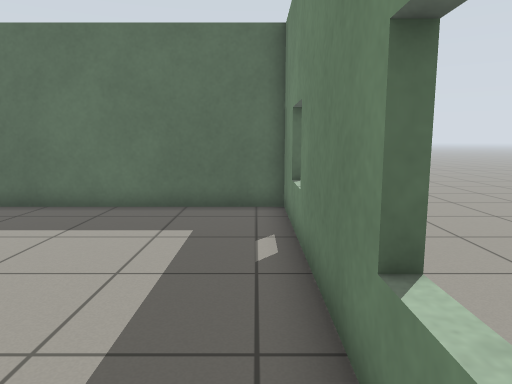
View 1 (above)

17 first-person views from a walk through a Gazebo world. The camera is 0.94 m above the floor, tilts 8° down and sees 70° across. The floor is counted in squares, 0.5 m on a side. Each view is taken from the middle of a square. On the plan, view 1 faces up. The plan holds only what a view shows up to about 18 squares ahead; the rest is blank.

View 2
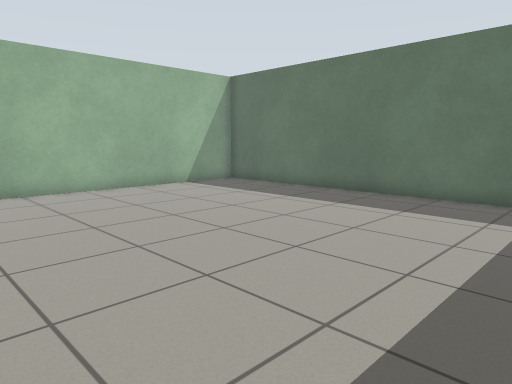

View 3
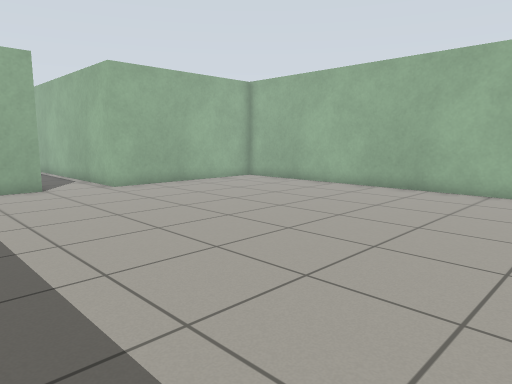

View 4
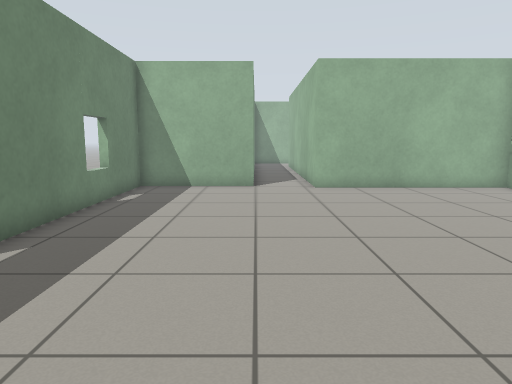

View 5
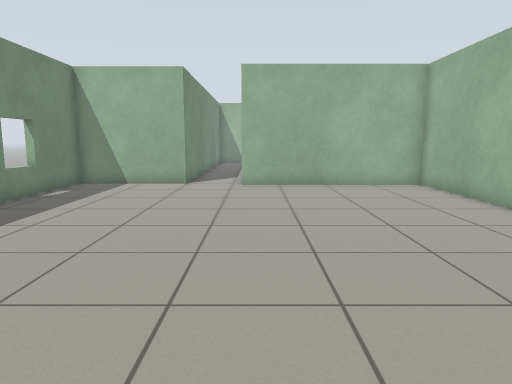

View 6
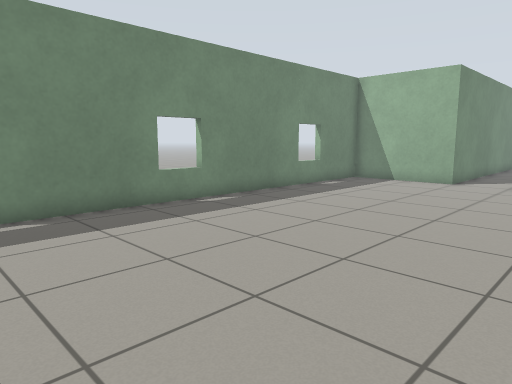

View 7
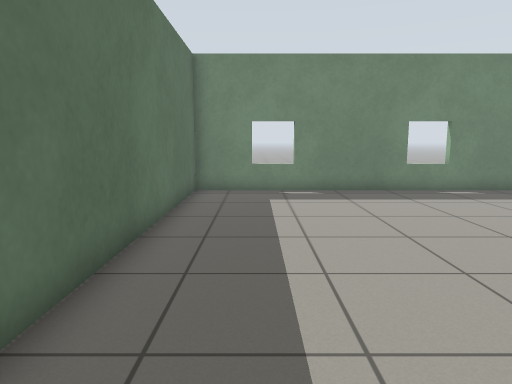

View 8
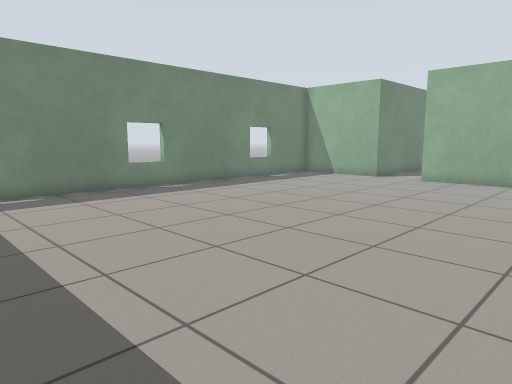

View 9
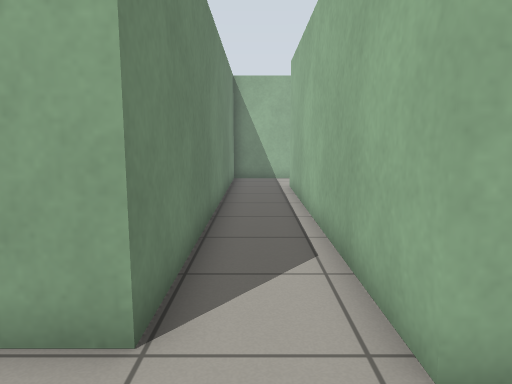

View 10
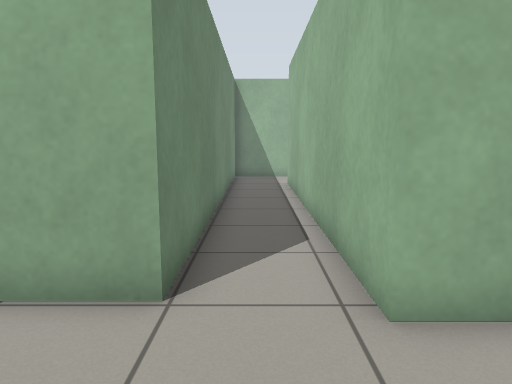

View 11
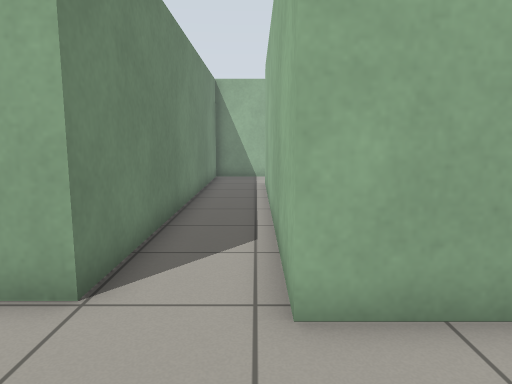

View 12
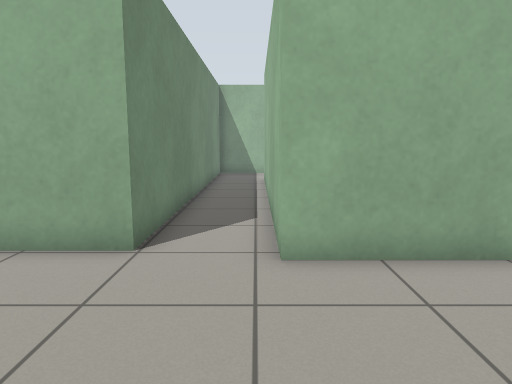

View 13
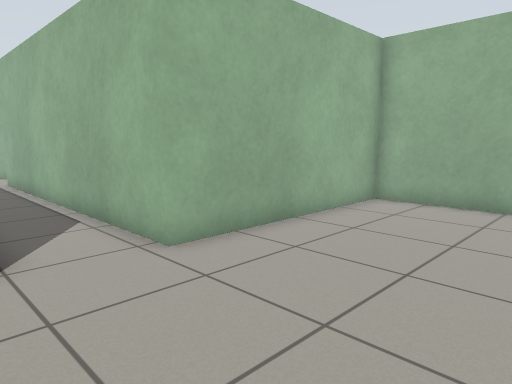

View 14
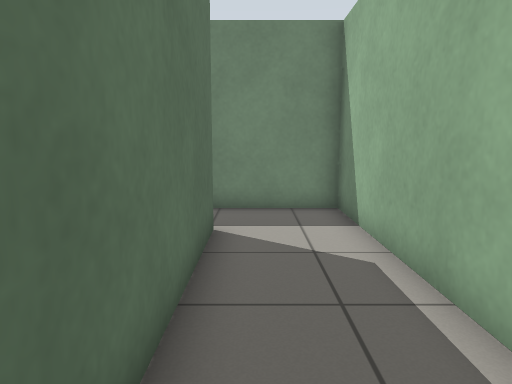

View 15
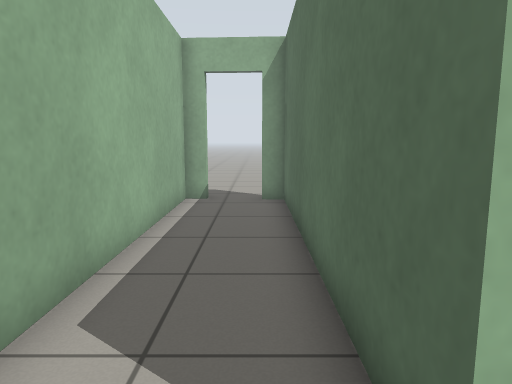

View 16
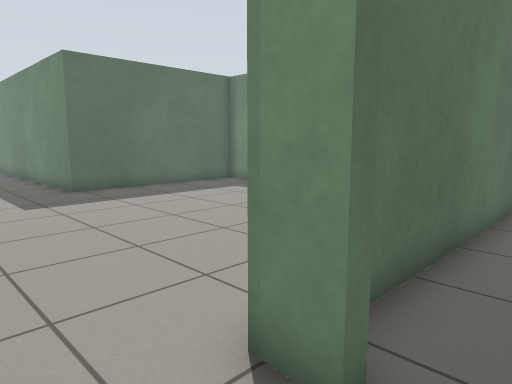

View 17
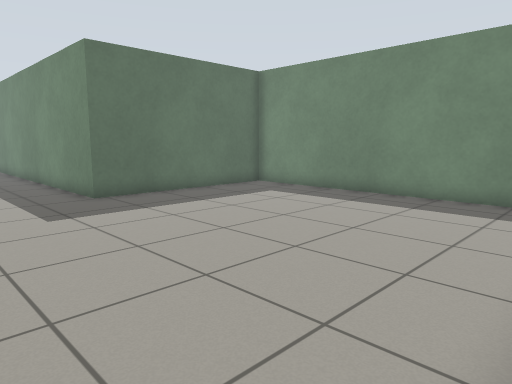

### Floor plan
Points are (right, up) in squares from view 1. A wall is a line through its corners. A room is listed if a view was taken in it or the views show most of it. See-through windows are left out.
Room 1 (views 1, 2, 3, 4, 5, 6, 7, 8, 9, 10, 11, 12, 13)
walls: (-3.9, -9.1) (0.8, -9.1) (0.8, 10.3) (-13.8, 10.3); (-14.1, 10) (-14.1, -8.6) (-6.4, -8.6)
ways out: opening at (-5, -9) to room 2
Room 2 (views 14, 15)
walls: (-16.8, -24.3) (-3.9, -24.3) (-3.9, -9.1); (-6.4, -8.6) (-6.4, -21.1) (-16.6, -21.1) (-16.6, -21.8)
ways out: opening at (-5, -9) to room 1; open door at (-17, -22.5) to room 3
Room 3 (views 16, 17)
walls: (-6.7, -19) (-6.7, -8.9) (-14.4, -8.9) (-14.4, 0.4); (-16.9, -21.8) (-16.9, -20.7)
ways out: open door at (-17, -22.5) to room 2

Where each view was taken, in squares from view 1:
view 1: 0 up, 0 right, facing up
view 2: 2 down, 0 right, facing up-left
view 3: 6 up, 0 right, facing down-left
view 4: 6 up, 4 left, facing down
view 5: 7 up, 7 left, facing down
view 6: 8 up, 9 left, facing down-right
view 7: 8 up, 13 left, facing right
view 8: 9 up, 13 left, facing down-right
view 9: 6 down, 5 left, facing down
view 10: 5 down, 5 left, facing down
view 11: 5 down, 6 left, facing down
view 12: 3 down, 6 left, facing down
view 13: 3 down, 3 left, facing down-left
view 14: 22 down, 14 left, facing right
view 15: 22 down, 5 left, facing left
view 16: 23 down, 19 left, facing up-right
view 17: 21 down, 19 left, facing up-right
